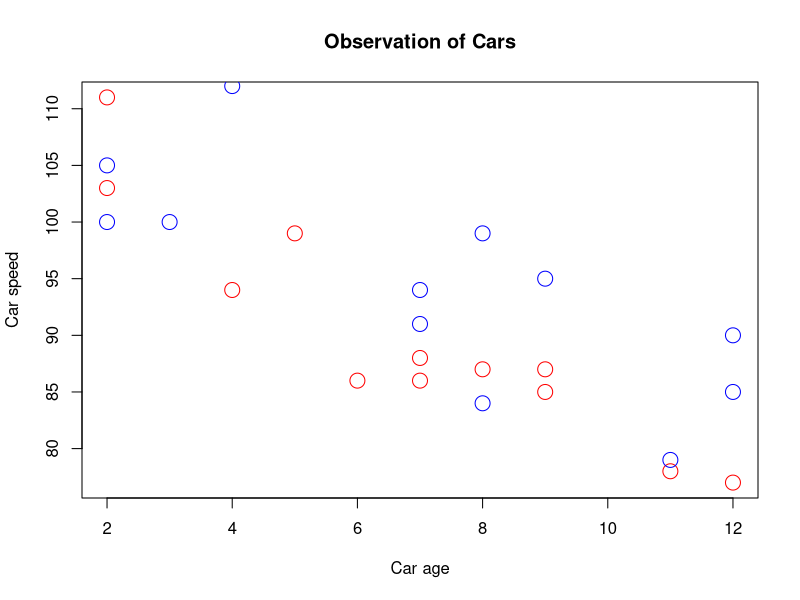

Here is the R script that generated this plot:
## ---- chunk 1
#| echo: true
#| message: false
#| warning: false
#| code-fold: show

1 + 1
## ---- chunk 2
#| echo: true
#| message: false
#| warning: false
#| code-fold: show

# day one, the age and speed of 12 cars:
x1 <- c(5,7,8,7,2,2,9,4,11,12,9,6)
y1 <- c(99,86,87,88,111,103,87,94,78,77,85,86)

# day two, the age and speed of 15 cars:
x2 <- c(2,2,8,1,15,8,12,9,7,3,11,4,7,14,12)
y2 <- c(100,105,84,105,90,99,90,95,94,100,79,112,91,80,85)

plot(x1, y1, main="Observation of Cars", xlab="Car age", ylab="Car speed", col="red", cex=2)
points(x2, y2, col="blue", cex=2)
